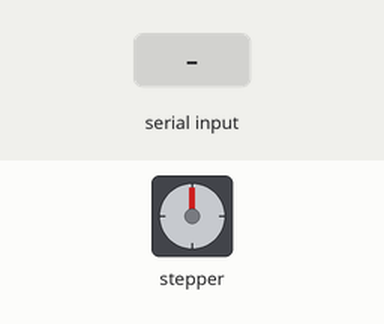
Bench run of a sketch on a simulated Arduino Uno, built with avr-gcc and run on an emulated ATmega328P. Parts: stepper motor. The inputs (shaded band) are chosen by the test bench. Stepper angles assume 200 steps per turn.

Above: at 1.2 s.
1.3 s: "200\n" received over Serial
At 2.46 s:
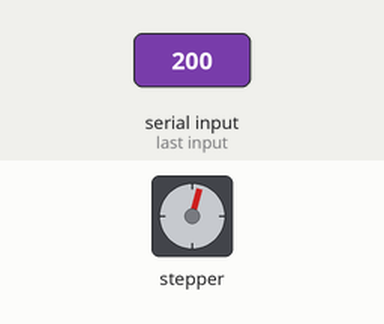
4.2 s: "90,45\n" received over Serial
At 6.6 s:
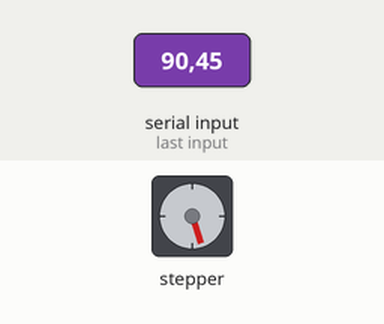
6.9 s: "30,150\n" received over Serial
At 8.8 s:
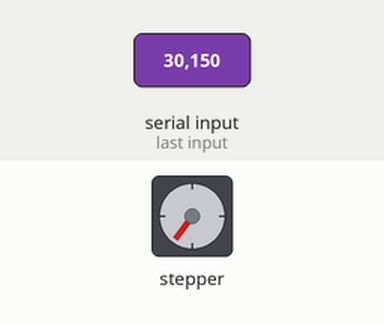
9.4 s: "5\n" received over Serial
At 11.6 s:
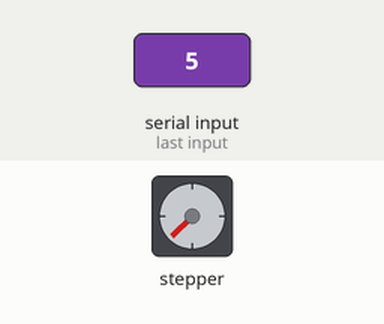
11.9 s: "90\n" received over Serial
At 13.6 s:
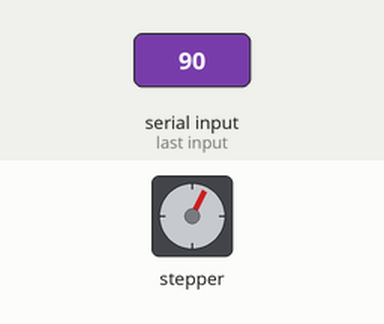
14.5 s: "90,45\n" received over Serial
At 16.9 s:
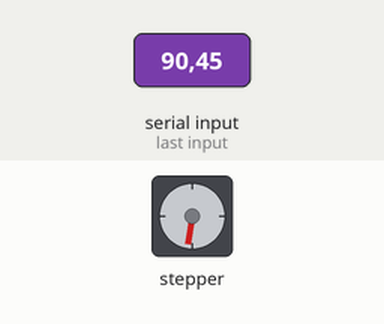
Timing chart, 0 to 18.2 s (numbered marks = the images above; inputs shaded):
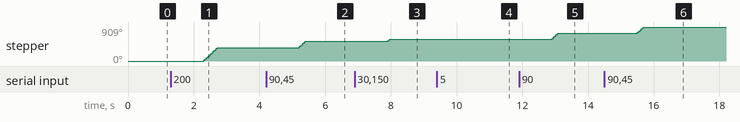

The sketch:

stepper.ino
```cpp
#include <Stepper.h>
#define STEPS 200

String turns;

Stepper stepper(STEPS, 11, 10, 9, 8);

void setup() {

stepper.setSpeed(140);
Serial.begin(9600);

}

void loop() {
   if (Serial.available())
   {
     turns = Serial.readString();
     int a = turns.toInt();
     /*
     if(abs(a) < 1024){
        stepper.step(a);
     }
     else if(a >= 1024){
        stepper.step(-(2048-a));
     }
     else{
       stepper.step(2048+a);
     }*/
     stepper.step(a);
     delay(1000);
   }
}
```

Measured:
- after the input at 1.3 s, stepper: turns 360° clockwise in 0.43 s, starting after 1.0 s
- after the input at 4.2 s, stepper: turns 162° clockwise in 0.19 s, starting after 1.0 s
- after the input at 6.9 s, stepper: turns 54° clockwise, starting after 1.0 s
- after the input at 11.9 s, stepper: turns 162° clockwise in 0.19 s, starting after 1.0 s
- after the input at 14.5 s, stepper: turns 162° clockwise in 0.19 s, starting after 1.0 s
